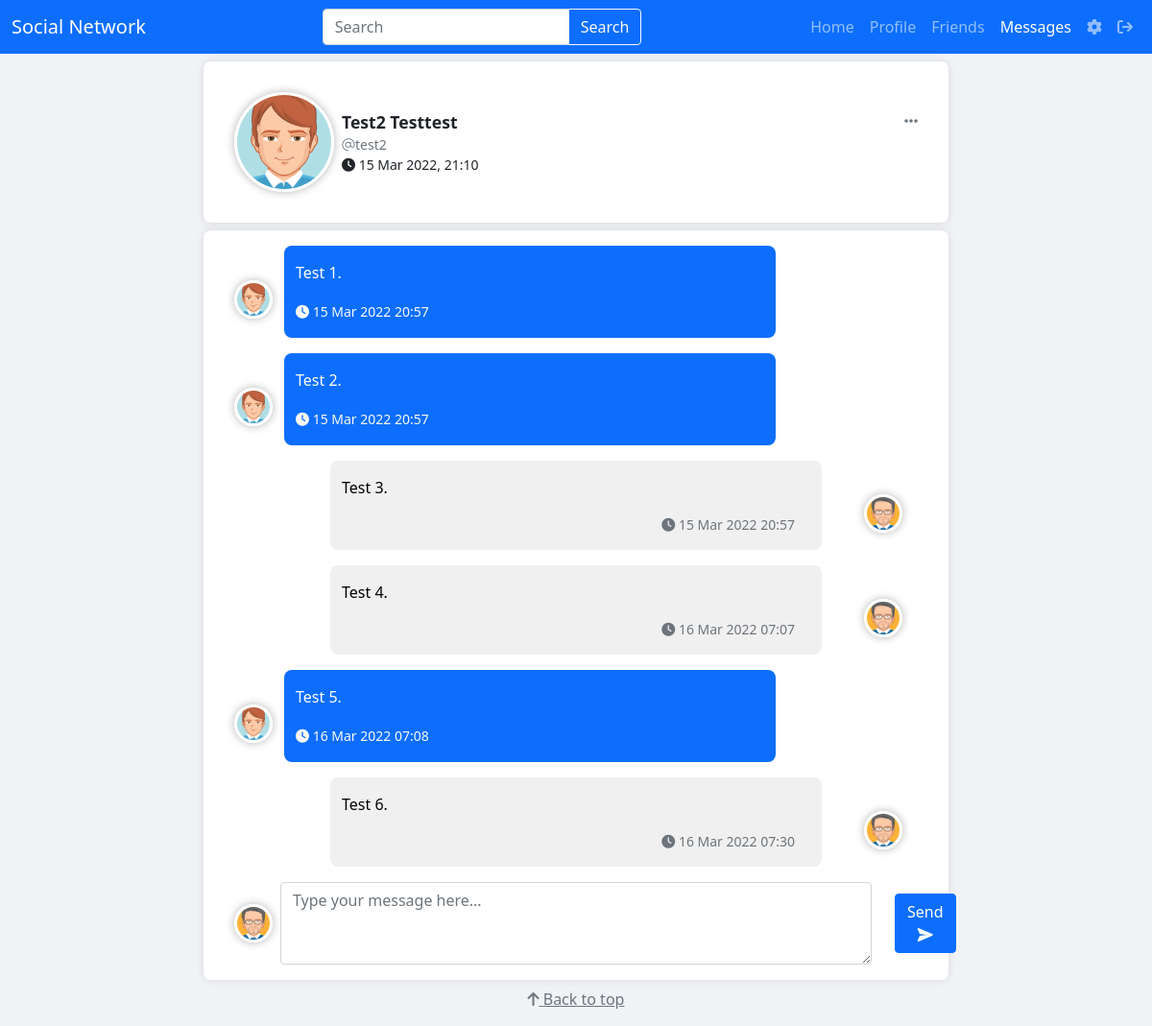
/messages/5/ (signed in), run on the app's committed database.
### home/models.py (models this page shows, shortened)
class Message(models.Model):
    sender = models.ForeignKey(User, related_name='sender', on_delete=models.CASCADE)
    receiver = models.ForeignKey(User, related_name='receiver', on_delete=models.CASCADE)
    created_at = models.DateTimeField(auto_now_add=True)
    updated_at = models.DateTimeField(auto_now=True)

class Profile(models.Model):
    user = models.OneToOneField(settings.AUTH_USER_MODEL, on_delete=models.CASCADE)
    profile_pic = models.ImageField(upload_to=get_pp_path, blank=True)
    cover_pic = models.ImageField(upload_to=get_cp_path, blank=True)
    GENDER_CHOICES = [('Male', 'Male'), ('Female', 'Female')]
    gender = models.CharField(choices=GENDER_CHOICES, default='Male', max_length=10)
    birth_date = models.DateField(null=True, blank=True)
    family = models.CharField(max_length=100, blank=True)
    current_city = models.CharField(max_length=30, blank=True)
    hometown = models.CharField(max_length=30, blank=True)
    phone_number = models.CharField(max_length=30, blank=True)
    website = models.URLField(max_length=200, blank=True)
    address = models.CharField(max_length=200, blank=True)
    country = models.CharField(max_length=30, blank=True)
    bio = models.TextField(blank=True, max_length=500)
    university = models.CharField(max_length=30, blank=True)
    major = models.CharField(max_length=30, blank=True)
    gpa = models.FloatField(blank=True, null=True)
    company = models.CharField(max_length=30, blank=True)
    position = models.CharField(max_length=30, blank=True)
    duration_start = models.DateField(null=True, blank=True)
    duration_end = models.DateField(null=True, blank=True)
    duration_current = models.BooleanField(default=False)
    friends = models.ManyToManyField('Profile', blank=True, symmetrical=True)
    def get_friends_request_count(self):
        return FriendRequests.objects.filter(receiver_user=self.user).count()

class MessageContent(models.Model):
    FROM_CHOICES = [('sender', 'Sender'), ('receiver', 'Receiver')]
    from_user = models.CharField(max_length=10, choices=FROM_CHOICES, default='sender')
    message = models.ForeignKey(Message, on_delete=models.CASCADE)
    content = models.TextField()
    is_read = models.BooleanField(default=False)
    created_at = models.DateTimeField(auto_now_add=True)
    updated_at = models.DateTimeField(auto_now=True)
    def save(self, *args, **kwargs):
        super().save(*args, **kwargs)

### home/views.py (the view, shortened to what this page needs)
# urls.py: path('messages/<int:pk>/', views.MessageDetailView.as_view(), name='message_detail'),
class MessageDetailView(UserPassesTestMixin, generic.DetailView):
    model = Message
    template_name = 'message/message_detail.html'
    extra_context = {
        'active': 'messages',
        'search_form': SearchForm(),
        'message_form': NewMessageForm(),
    }
    def test_func(self):
        if self.request.user.is_authenticated:
            return True
        return False
    def get_context_data(self, **kwargs):
        context = super().get_context_data(**kwargs)
        context['active'] = 'messages'
        return context
    def get(self, request, *args, **kwargs):
        message = self.get_object()
        last_message = MessageContent.objects.filter(message=message).order_by('-updated_at').first()
        if last_message == None:
            return super().get(request, *args, **kwargs)
        last_message.save()
        return super().get(request, *args, **kwargs)

### home/forms.py (shortened to what this page needs)
class SearchForm(forms.Form):
    q = forms.CharField(label='Search', widget=forms.TextInput(
        attrs={'class': 'form-control', 'placeholder': 'Search', 'required': 'true', 'aria-label': 'Search'}))

class NewMessageForm(forms.ModelForm):
    class Meta:
        model = MessageContent
        fields = ['content']
        widgets = {
            'content': forms.Textarea(attrs={'class': 'form-control', 'placeholder': 'Type your message here...', 'rows': '3'}),
        }

### home/templatetags/message_functions.py (called while the page is built)
@register.simple_tag
def get_latest_message(message_id):
    try:
        message = Message.objects.get(pk=message_id)
        latest_message = MessageContent.objects.filter(message=message).latest('created_at')
        return latest_message
    except Message.DoesNotExist:
        return "Message does not exist."
    except MessageContent.DoesNotExist:
        return "No message to show."

@register.simple_tag
def get_all_messages(message_id):
    try:
        message = Message.objects.get(pk=message_id)
        messages = MessageContent.objects.filter(message=message).order_by('created_at')
        return messages
    except Message.DoesNotExist:
        return "Message does not exist."
    except MessageContent.DoesNotExist:
        return "No message to show."

### home/templates/message/message_detail.html (shortened to what this page needs)
{% extends 'base.html' %}
{% load message_functions %}
{% block content %}
    {% if object.sender.username == request.user.username %}
        <div class="message-panel">
            <div class="row">
                <div class="col-md-2">
                    <a href="{% url 'userprofile' object.receiver.username %}" data-toggle="tooltip" title="{{ object.receiver.get_full_name }}">
                        <img src="{{ object.receiver.profile.profile_pic.url }}" class="img-fluid rounded-circle sender-profile-picture"
                             alt="Profile Photo">
                    </a>
                </div>
                <div class="col-md-10">
                    <div class="sender-details">
                        <div>
                            <a href="{% url 'userprofile' object.receiver.username %}" class="text-dark username">{{ object.receiver.get_full_name }}</a>
                            <div class="dropdown d-inline pull-right">
                                <a class="text-muted" href="#" role="button" id="dropdownMenuLink"
                                   data-bs-toggle="dropdown" aria-expanded="false">
                                    <i class="fa-solid fa-ellipsis-h" data-toggle="tooltip" title="More"></i>
                                </a>
                                <ul class="dropdown-menu" aria-labelledby="dropdownMenuLink">
                                    <li><a id="delete_message" class="dropdown-item" href="javascript:delete_message({{ object.id }})">Delete Message</a></li>
                                    <li><a class="dropdown-item disabled" href="#">Block User</a></li>
                                </ul>
                            </div>
                        </div>
                        <small>
                            <a href="{% url 'userprofile' object.receiver.username %}" class="text-muted" style="text-decoration: none;">
                                <i class="fa-light fa-at"></i>{{ object.receiver.username }}
                            </a>
                        </small>
                        {%  get_latest_message object.id as last_message %}
                        <small class="text-muted post-time">
                            <a href="#" class="text-dark" style="text-decoration: none;">
                                <i class="fa-solid fa-clock"></i> {{ object.updated_at|date:"d M Y, H:i" }}
                            </a>
                        </small>
                    </div>
                </div>
            </div>
        </div>
        <div class="message-panel">
            {% get_all_messages message.id as all_messages%}
            {% for msg in all_messages %}
                {% if msg.from_user.lower == 'receiver' %}
                    {% include 'message/sender.html' with message=msg user=object.receiver %}
                {% else %}
                    {% include 'message/receiver.html' with message=msg user=request.user %}
                {% endif %}
            {% empty %}
                {% include 'message/empty.html' %}
            {% endfor %}
    {% else %}
        <div class="message-panel">
            <div class="row">
                <div class="col-md-2">
                    <a href="{% url 'userprofile' object.sender.username %}" data-toggle="tooltip" title="{{ object.sender.get_full_name }}">
                        <img src="{{ object.sender.profile.profile_pic.url }}" class="img-fluid rounded-circle sender-profile-picture"
                             alt="Profile Photo">
                    </a>
                </div>
                <div class="col-md-10">
                    <div class="sender-details">
                        <div>
                            <a href="{% url 'userprofile' object.sender.username %}" class="text-dark username">{{ object.sender.get_full_name }}</a>
                            <div class="dropdown d-inline pull-right">
                                <a class="text-muted" href="#" role="button" id="dropdownMenuLink"
                                   data-bs-toggle="dropdown" aria-expanded="false">
                                    <i class="fa-solid fa-ellipsis-h" data-toggle="tooltip" title="More"></i>
                                </a>
                            </div>
                        </div>
                        <small>
                            <a href="{% url 'userprofile' object.sender.username %}" class="text-muted" style="text-decoration: none;">
                                <i class="fa-light fa-at"></i>{{ object.sender.username }}
                            </a>
                        </small>
                        {%  get_latest_message object.id as last_message %}
                        <small class="text-muted post-time">
                            <a href="#" class="text-dark" style="text-decoration: none;">
                                <i class="fa-solid fa-clock"></i> {{ object.updated_at|date:"d M Y, H:i" }}
                            </a>
                        </small>
                    </div>
                </div>
            </div>
        </div>
        <div class="message-panel">
            {% get_all_messages message.id as all_messages%}
            {% for msg in all_messages %}
                {% if msg.from_user.lower == 'sender' %}
                    {% include 'message/sender.html' with message=msg user=object.sender %}
                {% else %}
                    {% include 'message/receiver.html' with message=msg user=request.user %}
                {% endif %}
            {% empty %}
                {% include 'message/empty.html' %}
            {% endfor %}
    {% endif %}
    <form class="row align-items-center" method="post" action="{% url 'message_detail' object.id %}">
        <div class="col-1">
            <a href="{% url 'userprofile' request.user.username %}" data-toggle="tooltip"
               title="{{ request.user.get_full_name }}">
                <img src="{{ request.user.profile.profile_pic.url }}"
                     class="img-fluid rounded-circle sender-profile-picture"
                     alt="Profile Photo">
            </a>
        </div>
        <div class="col-10">
            <div class="form-group">
                {{ message_form.content }}
            </div>
        </div>
        <div class="col-1">
            <button name="send_message" type="submit" class="btn btn-primary btn-block">
                Send <i class="fa-solid fa-paper-plane-top"></i>
            </button>
        </div>
    </form>
</div>
{% endblock %}

### home/templates/message/sender.html
<div class="row align-items-center">
    <div class="col-md-1">
        <a href="{% url 'userprofile' user.username %}" data-toggle="tooltip" title="{{ user.get_full_name }}">
            <img src="{{ user.profile.profile_pic.url }}" class="img-fluid rounded-circle sender-profile-picture"
                 alt="Profile Photo">
        </a>
    </div>
    <div class="col-md-8 senders-message">
        <p>
            {{ msg.content }}
        </p>
        <small class="post-time text-light" style="text-decoration: none;">
            <i class="fa-solid fa-clock"></i> {{ msg.created_at|date:"d M Y H:i" }}
        </small>
    </div>
</div>

### home/templates/message/receiver.html
<div class="row align-items-center">
    <div class="col-md-8 receivers-message offset-2">
        <p>
            {{ msg.content }}
        </p>
        <small class="post-time text-muted pull-right" style="text-decoration: none;">
            <i class="fa-solid fa-clock"></i> {{ msg.created_at|date:"d M Y H:i" }}
        </small>
    </div>
    <div class="col-md-1">
        <a href="{% url 'userprofile' user.username %}" data-toggle="tooltip" title="{{ user.get_full_name }}">
            <img src="{{ user.profile.profile_pic.url }}" class="img-fluid rounded-circle sender-profile-picture"
                 alt="Profile Photo">
        </a>
    </div>
</div>

### static/css/style.css (style rules this page uses)
.index-body { background-color: #f0f2f5; }
.pull-right { float: right; margin-right: 1rem; top: 0; }
.username { font-size: 1.1rem; font-weight: 550; text-decoration: none; }
.message-panel { background-color: #ffffff; padding: 1rem; box-shadow: 0 0 10px rgba(0, 0, 0, .1); border-radius: .5rem; margin-bottom: 0.5rem; }
.sender-profile-picture { margin: 1rem; max-width: 150px; max-height: 150px; border: 3px solid #ffffff; box-shadow: 0 0 10px rgba(0, 0, 0, .3); cursor: pointer; }
.sender-details { height: 100%; display: flex; flex-direction: column; justify-content: center; }
.senders-message { margin-left: 1rem; padding: 1rem; border-radius: .5rem; background-color: #0d6efd; color: #ffffff; margin-bottom: 1rem; }
.receivers-message { margin-right: 1rem; padding: 1rem; border-radius: .5rem; background-color: #f1f0f0; color: #000000; margin-bottom: 1rem; }

### data on the page
Message: sender.profile.profile_pic (picture), sender.get_full_name "Test2 Testtest", sender.username "test2", updated_at "15 Mar 2022, 21:10"
MessageContent: profile.profile_pic (picture), content "Test 1.", created_at "15 Mar 2022 20:57"
MessageContent: profile.profile_pic (picture), content "Test 2.", created_at "15 Mar 2022 20:57"
MessageContent: content "Test 3.", created_at "15 Mar 2022 20:57", profile.profile_pic (picture)
MessageContent: content "Test 4.", created_at "16 Mar 2022 07:07", profile.profile_pic (picture)
MessageContent: profile.profile_pic (picture), content "Test 5.", created_at "16 Mar 2022 07:08"
MessageContent: content "Test 6.", created_at "16 Mar 2022 07:30", profile.profile_pic (picture)
